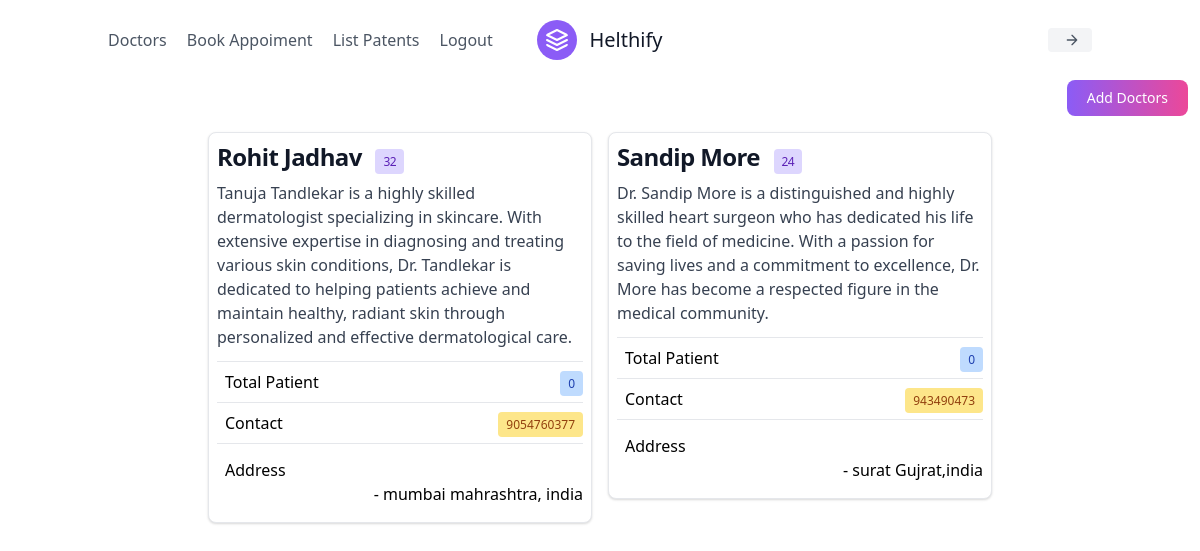
Page /doctors_view on the committed database.
### app/models.py (models this page shows, shortened)
class Doctor(models.Model):
    DIR_NAME = 'doctors-profile'
    FILENAME_WORD = 'dp'
    firstname = models.CharField(max_length=50)
    last_name = models.CharField(max_length=50)
    contact = models.CharField(max_length=50)
    age = models.IntegerField()  # Changed to IntegerField
    address = models.TextField()  # Removed duplicate line
    total_patient = models.IntegerField(default=0)
    summary = models.TextField()
    profile_pic = models.ImageField(upload_to=custom_file_name, default='default_images/doctor-profile.png')

### app/views.py (the view)
# urls.py: path("doctors_view",doctor_view, name="doctors_view"),
def doctor_view(request):
    doctors_list = Doctor.objects.all()
    paginator = Paginator(doctors_list, 10)  # Show 10 doctors per page
    page = request.GET.get('page')
    try:
        doctors = paginator.page(page)
    except PageNotAnInteger:
        doctors = paginator.page(1)
    except EmptyPage:
        doctors = paginator.page(paginator.num_pages)
    context = {
        'doctors': doctors,
    }
    return render(request, "doctors.html", context)

### app/templates/doctors.html (shortened to what this page needs)
{% extends 'base.html' %}
{% block body %}
<div class="w-full flex justify-end pr-3">
    <a href="{% url 'create_doctor' %}"  class="text-white bg-gradient-to-r from-purple-500 to-pink-500 hover:bg-gradient-to-l focus:ring-4 focus:outline-none focus:ring-purple-200 dark:focus:ring-purple-800 font-medium rounded-lg text-sm px-5 py-2 text-center me-2 mb-2 ml-auto" >
         Add Doctors
    </a>
</div>
<div class="lg:flex flex-wrap justify-center">
    {% for doctor in doctors %}
    <div class="lg:w-1.5/3 m-2">
        <div class="max-w-sm bg-white border border-gray-200 rounded-lg shadow dark:bg-gray-800 dark:border-gray-700">
            <div class="p-2">
                <a href="#">
                    <h5 class="mb-2 text-2xl font-bold tracking-tight text-gray-900 dark:text-white">{{doctor.firstname|title}}  {{doctor.last_name|title}}   <span class="bg-purple-200 text-purple-800 text-xs font-medium mx-2 me-2 px-2 py-1 rounded dark:bg-purple-900 dark:text-purple-300">{{doctor.age|upper}}</span>
                    </h5>
                </a>
                <p class="mb-3 font-normal text-gray-700 dark:text-gray-400 ">{{doctor.summary}}</p>
                <hr class="my-2">
                <div class="my-2 flex justify-between">
                    <div class="inline-flex items-center space-x-2">
                        <div class="text-slate-500">Total Patient</div>
                    </div>
                    <div>
                        <span class="bg-blue-200 text-blue-800 text-xs font-medium me-2 px-2 py-1 rounded dark:bg-blue-900 dark:text-blue-300">{{doctor.total_patient}}</span>
                    </div>
                </div>
                <hr class="my-2">
                <div class="my-2 flex justify-between">
                    <div class="inline-flex items-center space-x-2">
                        <div class="text-slate-500">Contact</div>
                    </div>
                    <div>
                        <span class="bg-yellow-200 text-yellow-800 text-xs font-medium me-2 px-2 py-1 rounded dark:bg-yellow-900 dark:text-yellow-300">{{doctor.contact}}</span>
                    </div>
                </div>
                <hr class="my-2">
                <div class="my-2">
                    <div class="inline-flex items-center space-x-2">
                        <div class="text-slate-500">Address</div>
                    </div>
                    <div class="text-right">
                        <span >- {{doctor.address}}</span>
                    </div>
                </div>
            </div>
        </div>
    </div>
    {% endfor %}
</div>
{% endblock %}

### app/templates/base.html (shortened to what this page needs)
<!DOCTYPE html>
<html lang="en">
<head>
    <link href="https://cdn.jsdelivr.net/npm/tailwindcss@2.2.19/dist/tailwind.min.css" rel="stylesheet">
</head>
<body>
    <header class="text-gray-600 body-font">
        <div class="container mx-auto flex flex-wrap p-5 flex-col md:flex-row items-center">
          <nav class="flex lg:w-2/5 flex-wrap items-center text-base md:ml-auto">
            <a class="mr-5 hover:text-gray-900" href="{% url 'doctors_view' %}">Doctors</a>
            <a class="mr-5 hover:text-gray-900" href="{% url 'add_patient'  %}">Book Appoiment</a>
            <a class="mr-5 hover:text-gray-900" href="{% url 'patient_list' %}">List Patents</a>
            <a class="hover:text-gray-900" href="{% url 'logout' %}">Logout</a>
          </nav>
          <a class="flex order-first lg:order-none lg:w-1/5 title-font font-medium items-center text-gray-900 lg:items-center lg:justify-center mb-4 md:mb-0" href="#">
            <svg xmlns="http://www.w3.org/2000/svg" fill="none" stroke="currentColor" stroke-linecap="round" stroke-linejoin="round" stroke-width="2" class="w-10 h-10 text-white p-2 bg-purple-500 rounded-full" viewBox="0 0 24 24">
              <path d="M12 2L2 7l10 5 10-5-10-5zM2 17l10 5 10-5M2 12l10 5 10-5"></path>
            </svg>
            <span class="ml-3 text-xl">Helthify</span>
          </a>
          <div class="lg:w-2/5 inline-flex lg:justify-end ml-5 lg:ml-0">
            <a href="{% url 'update_profile' staff_id=request.session.staff_id %}" class="inline-flex items-center bg-gray-100 border-0 py-1 px-3 focus:outline-none hover:bg-gray-200 rounded text-base mt-4 md:mt-0"> {{request.session.first_name}} {{request.session.last_name}}
              <svg fill="none" stroke="currentColor" stroke-linecap="round" stroke-linejoin="round" stroke-width="2" class="w-4 h-4 ml-1" viewBox="0 0 24 24">
                <path d="M5 12h14M12 5l7 7-7 7"></path>
              </svg>
            </a>
          </div>
        </div>
    </header>
    {% block body %}
    {% endblock %}
</body>
</html>

### rows in the picture
Doctor: firstname "Rohit", last_name "Jadhav", age "32", summary "Tanuja Tandlekar is a highly skilled dermatologist specializing in skincare. With extensive expertise in diagnosing and treating various skin conditions, Dr. Tandlekar is dedicated to helping patients achieve and maintain healthy, radiant skin through personalized and effective dermatological care.", total_patient "0", contact "9054760377", address "mumbai mahrashtra, india"
Doctor: firstname "Sandip", last_name "More", age "24", summary "Dr. Sandip More is a distinguished and highly skilled heart surgeon who has dedicated his life to the field of medicine. With a passion for saving lives and a commitment to excellence, Dr. More has become a respected figure in the medical community.", total_patient "0", contact "943490473", address "surat Gujrat,india"
